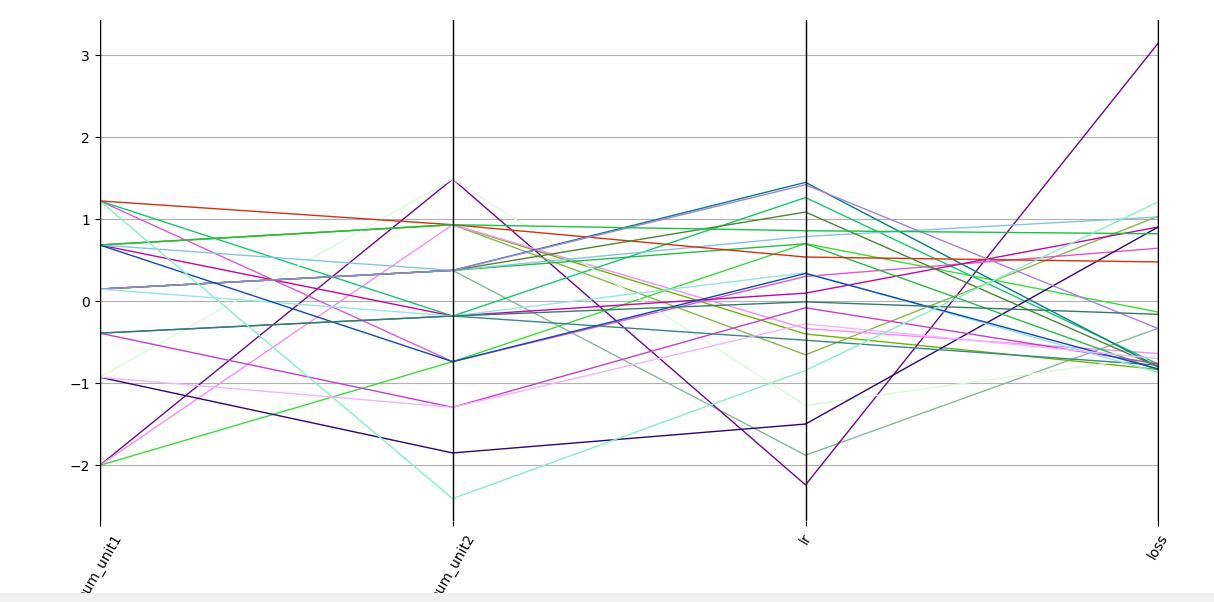

Generate this figure with Python:
import pyrolite
import pandas as pd
from matplotlib import pyplot as plt
import numpy as np
df = pd.read_csv("hpo_4.csv")
df.columns = ['num_unit1', 'num_unit2','lr', 'loss']
print(df)

#parallel_coordinates(data, class_column='loss')
pyrolite.plot.parallel.parallel(df)
plt.figure(figsize=(100,100))
plt.savefig('fig4.png', dpi = 100)
plt.show()







